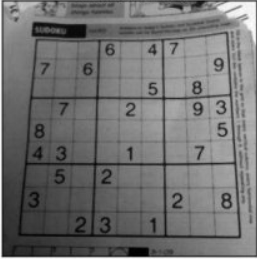
#> input picture picture/sudoku.PNG, 257 x 259 px
$ python transformation.py
#> lines starting #> are read from the running program, lines starting #| are printed output that depends on the picture
import numpy as np
import cv2 as cv
import matplotlib.pyplot as plt

img = cv.imread('picture/sudoku.PNG', cv.IMREAD_GRAYSCALE)
#> img is the input picture: shape (259, 257); min 0, max 253, mean 112.8
cv.imshow('original', img)

# height, weight = image.shape[:2]
# res = cv.resize(image, (2*weight, 2*height), interpolation=cv.INTER_CUBIC)
# cv.imshow('res', res)


rows,cols = img.shape
#> rows = 259; cols = 257
# [21 lines of commented-out code are left out]
pts1 = np.float32([[36, 39],[200,32],[20,200],[208,208]])
pts2 = np.float32([[0,0],[255,0],[0,255],[256,257]])
M = cv.getPerspectiveTransform(pts1,pts2)
dst = cv.warpPerspective(img,M,(300,300))
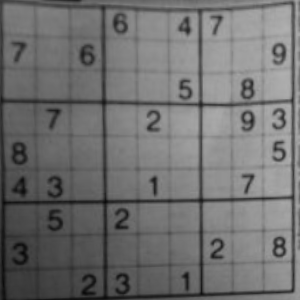
#> dst: shape (300, 300); min 8, max 176, mean 112
plt.subplot(121),plt.imshow(img),plt.title('Input')
plt.subplot(122),plt.imshow(dst),plt.title('Output')
plt.show()
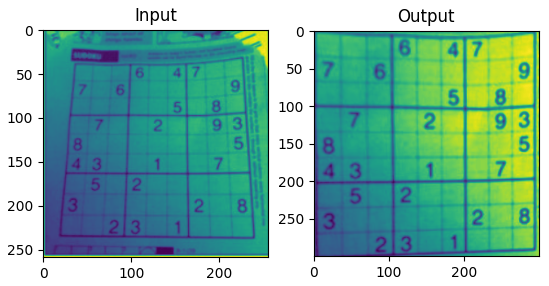
#> figure drawn by matplotlib, 2 panels

cv.waitKey(0)
cv.destroyAllWindows()

$ run again, with picture/apple.png copied over picture/sudoku.PNG
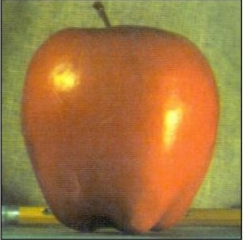
#> input picture picture/apple.png, 243 x 240 px
#> `dst = cv.warpPerspective(img,M,(300,300))`:
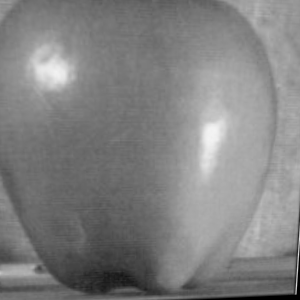
#> dst: shape (300, 300); min 0, max 244, mean 128.8
#> `plt.show()`:
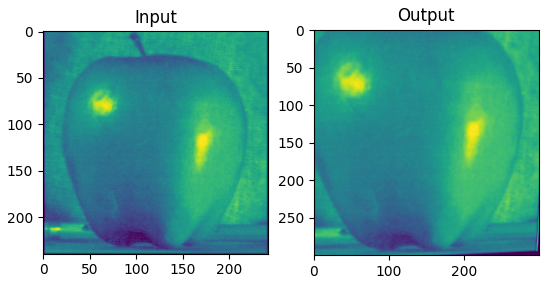
#> figure drawn by matplotlib, 2 panels
